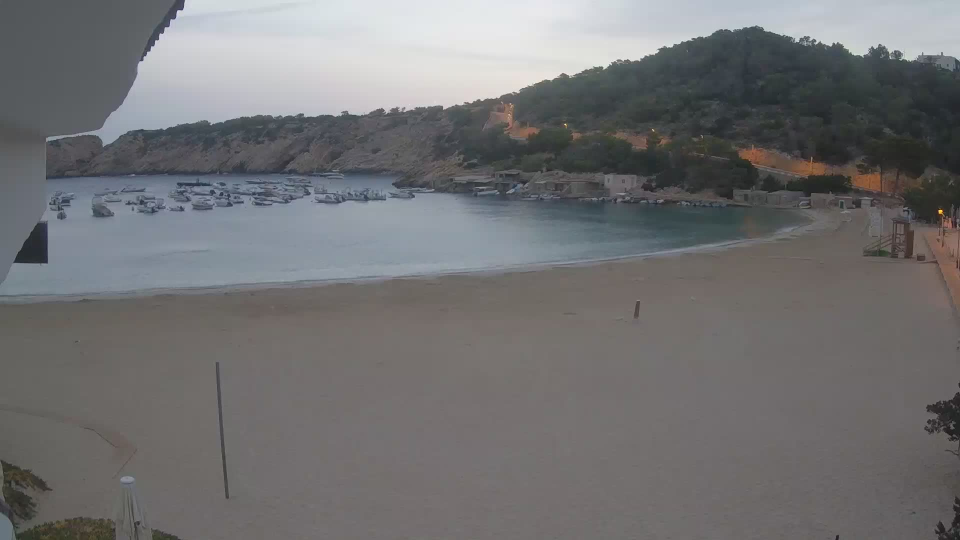
#> input picture data/images/1660712400.jpg, 1920 x 1080 px (shown at 1/2 size)
$ jupyter execute --allow-errors Method1.ipynb   (older library calls are emulated)
#> lines starting #> are read from the running program, lines starting #| are printed output that depends on the picture; after the words box and inside, x2 and y2 are one past the last pixel; in counts of white or black regions, pixels touching at a corner belong together
#> (reads data/annotation_points.csv from the repository)
[cell 1]
import cv2
import numpy as np
import matplotlib.pyplot as plt
import os
import pandas as pd
import random
bg_path= "data/images/1660712400.jpg"

# Utils

[cell 2]
def get_beach_mask(bg_path):
    """
    Generates a mask highlighting the beach area from a given background image.

    This function processes the input image by applying several image processing techniques
    such as grayscale conversion, Gaussian blurring, thresholding, dilation, and noise removal
    to segment the beach area. It also identifies and combines lake/sky and mountain regions
    to improve the segmentation of the beach area.

    Args:
        bg_path (str): The path to the input background image.

    Returns:
        numpy.ndarray: A binary mask (numpy array) where the beach area is marked as 255
                        (white), and all other areas are 0 (black).
    """
#> called with bg_path = 'data/images/1660712400.jpg'
    #Lake
    bg_img= cv2.imread(bg_path)
#> bg_img is the input picture: shape (1080, 1920, 3); mean B, G, R 114.9, 113.7, 113.8
    bg_img=cv2.cvtColor(bg_img,cv2.COLOR_BGR2GRAY)
#> bg_img: shape (1080, 1920)
    bg_img= cv2.GaussianBlur(bg_img,(5,5),0)
    ret,bg_img = cv2.threshold(bg_img,120,255,cv2.THRESH_BINARY)
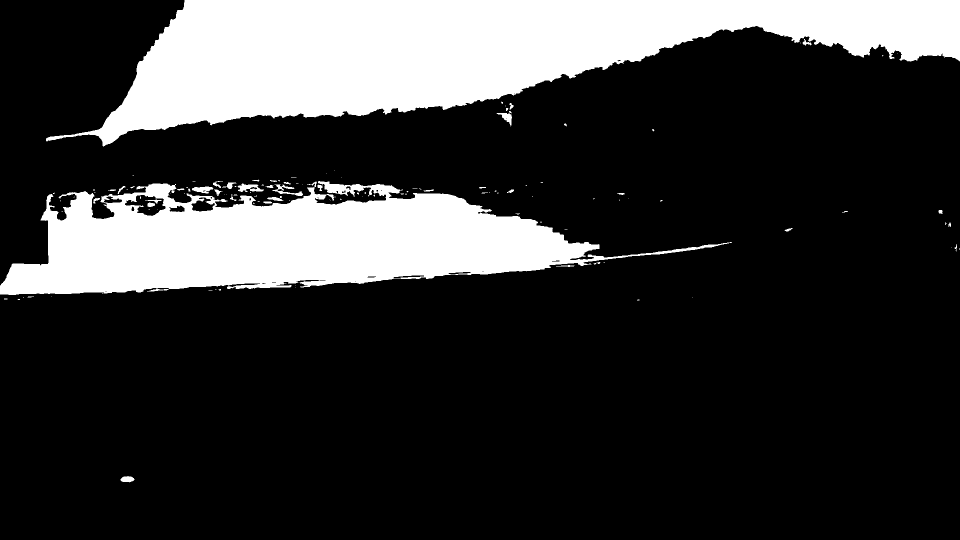
#> bg_img: shape (1080, 1920) (shown at 1/2 size); 21.4% white; 128 white regions (86 under 20 px), largest, box (x1, y1, x2, y2) and area: (92, 0, 1920, 293) 266358, (0, 362, 1464, 590) 173614, (475, 367, 528, 384) 502
    kernel=np.ones((5,5))
    bg_img = cv2.dilate(bg_img,kernel,iterations = 4)
#> bg_img: shape (1080, 1920); 25.7% white; 21 white regions, largest, box (x1, y1, x2, y2) and area: (84, 0, 1920, 301) 293924, (0, 333, 1472, 608) 228664, (950, 366, 1005, 395) 1336
    mask_lake_sky=bg_img>0

    #mountain
    bg_img= cv2.imread(bg_path)
    bg_img=cv2.cvtColor(bg_img,cv2.COLOR_BGR2GRAY)
    clahe = cv2.createCLAHE()
    bg_img= cv2.GaussianBlur(bg_img,(5,5),0)
    bg_img = cv2.dilate(bg_img,kernel,iterations = 4)
    ret,mountain_bg = cv2.threshold(bg_img,90,255,cv2.THRESH_BINARY_INV)
#> mountain_bg: shape (1080, 1920); 15% white; 37 white regions (14 under 20 px), largest, box (x1, y1, x2, y2) and area: (868, 65, 1920, 485) 232388, (0, 0, 215, 289) 31188, (100, 244, 576, 351) 21971
    mountain_bg[mask_lake_sky]=0
    mask_mountain_bg=mountain_bg>0

    #Remove noise
    img=cv2.imread(bg_path)
    img=cv2.cvtColor(img,cv2.COLOR_BGR2GRAY)
    img= cv2.GaussianBlur(img,(5,5),0)
    img[mask_lake_sky] = 0
    img[mask_mountain_bg] = 0
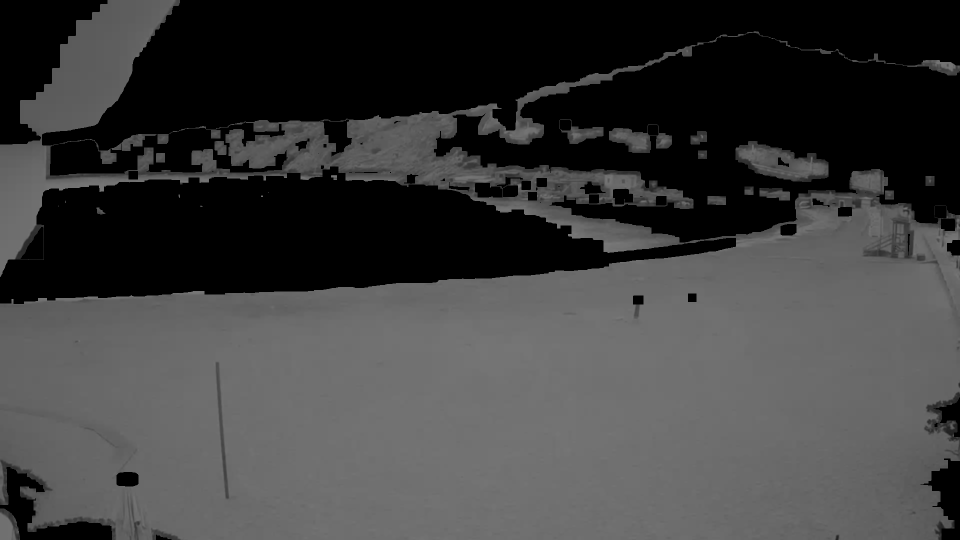
#> img: shape (1080, 1920) (shown at 1/2 size); min 0, max 120, mean 61.2
    ret,img = cv2.threshold(img,20,255,cv2.THRESH_BINARY)
#> img: shape (1080, 1920); 59.3% white; 51 black regions (14 under 20 px), largest, box (x1, y1, x2, y2) and area: (84, 0, 1920, 485) 552177, (0, 333, 1472, 608) 228664, (0, 0, 215, 289) 31188
    kernel = np.ones((5,5),np.uint8)
    # img = cv2.morphologyEx(img, cv2.MORPH_CLOSE, kernel)

    kernel = np.ones((3,3),np.uint8)
    img=  cv2.erode(img, kernel)
#> img: shape (1080, 1920); 58.3% white; 36 black regions (8 under 20 px), largest, box (x1, y1, x2, y2) and area: (0, 0, 1920, 609) 834728, (0, 933, 225, 1080) 11056, (1840, 916, 1920, 1080) 6532


    analysis = cv2.connectedComponentsWithStats(img,
                                            4,
                                            cv2.CV_32S)
    (totalLabels, label_ids, values, centroid) = analysis
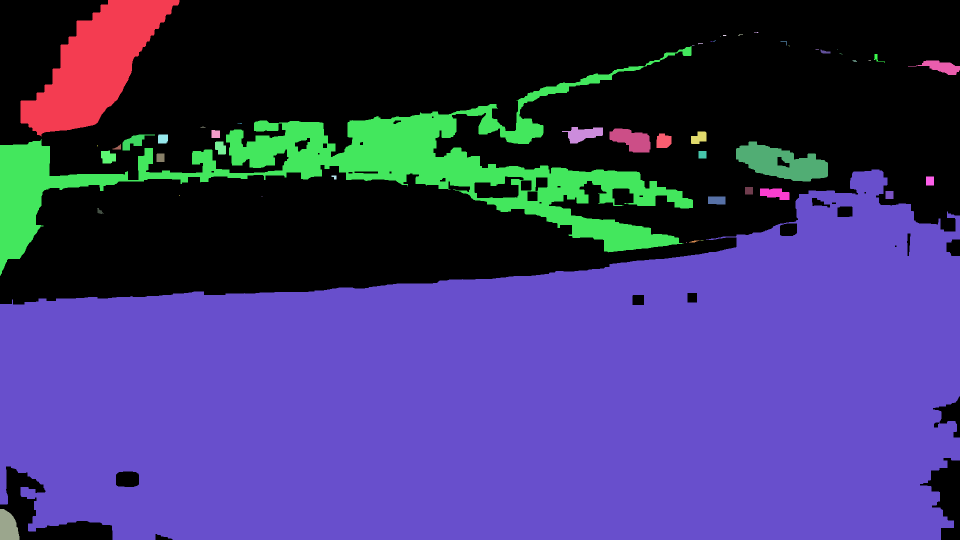
#> label_ids: shape (1080, 1920) int32 (shown at 1/2 size); 51 distinct labels, from 0 to 50; one colour per label, 0 black
#> totalLabels = 51; values = 51 rows, first 6: [0, 0, 1920, 1080, 864473], [41, 0, 318, 273, 40650], [1508, 64, 9, 2, 11], [1477, 69, 9, 3, 12], [1446, 70, 7, 2, 13], [1440, 73, 1, 1, 1]; centroid = 51 pairs, first value 15.88 to 1883, second value 64.27 to 1052.9
    totalLabels,cv2.CC_STAT_AREA
    output = np.zeros(img.shape, dtype="uint8")
    idx= np.where(values[:, cv2.CC_STAT_AREA]>10000)[0]
#> idx = [0, 1, 12, 37]
    i=idx[-1]
#> i = 37
    area = values[i, cv2.CC_STAT_AREA]
#> area = 1028569

    # Labels stores all the IDs of the components on the each pixel
    # It has the same dimension as the threshold
    # So we'll check the component
    # then convert it to 255 value to mark it white
    componentMask = (label_ids == i).astype("uint8") * 255
#> componentMask: shape (1080, 1920); 49.6% white; 1 white region, box (x1, y1, x2, y2) and area: (0, 339, 1920, 1080) 1028569

    # Creating the Final output mask
    output = cv2.bitwise_or(output, componentMask)

    kernel=np.ones((15,15))
    output = cv2.dilate(output,kernel,iterations = 5)
#> output: shape (1080, 1920); 55% white; 3 black regions, box (x1, y1, x2, y2) and area: (0, 0, 1920, 564) 933223, (0, 1044, 21, 1080) 756, (1915, 971, 1920, 984) 58

    kernel=np.ones((10,10))

    output = cv2.morphologyEx(output, cv2.MORPH_CLOSE, kernel)
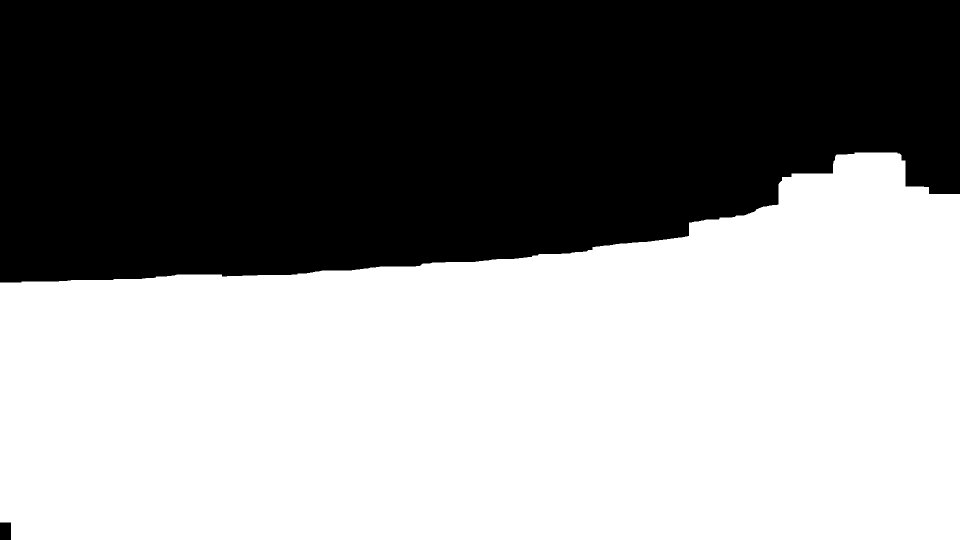
#> output: shape (1080, 1920) (shown at 1/2 size); 54.9% white; 2 black regions, box (x1, y1, x2, y2) and area: (0, 0, 1920, 565) 935320, (0, 1045, 22, 1080) 770

    beach_mask= output>0
#> `ret,gray_img = cv2.threshold(gray_img,theshold_person,255,cv2.THRESH_B..`:
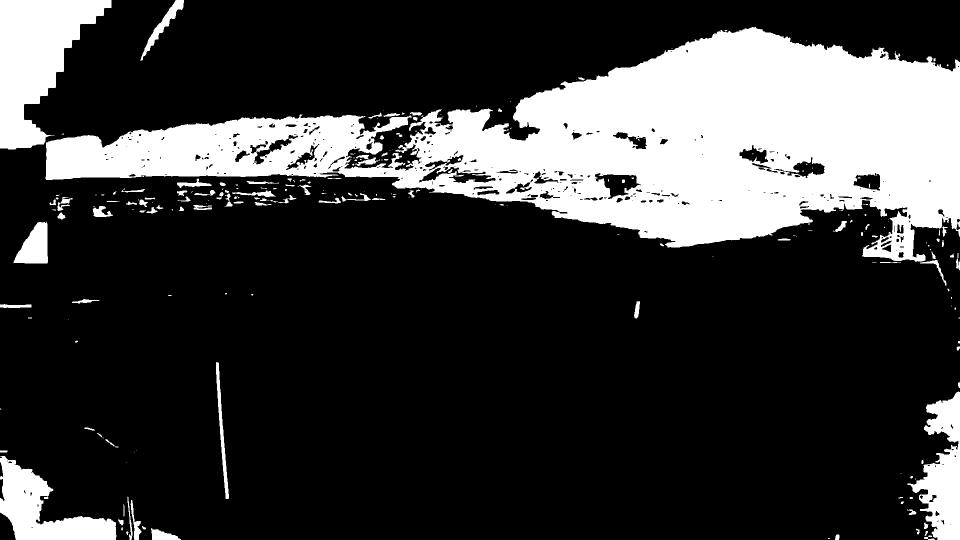
#> gray_img: shape (1080, 1920) (shown at 1/2 size); 22.7% white; 236 white regions (127 under 20 px), largest, box (x1, y1, x2, y2) and area: (91, 54, 1920, 524) 381574, (0, 0, 223, 299) 36045, (0, 912, 233, 1080) 17192
#> `ret,gray_img = cv2.threshold(gray_img,theshold_person,255,cv2.THRESH_B..`: ret = 90
#> `gray_img[~beach_mask] = 0`:
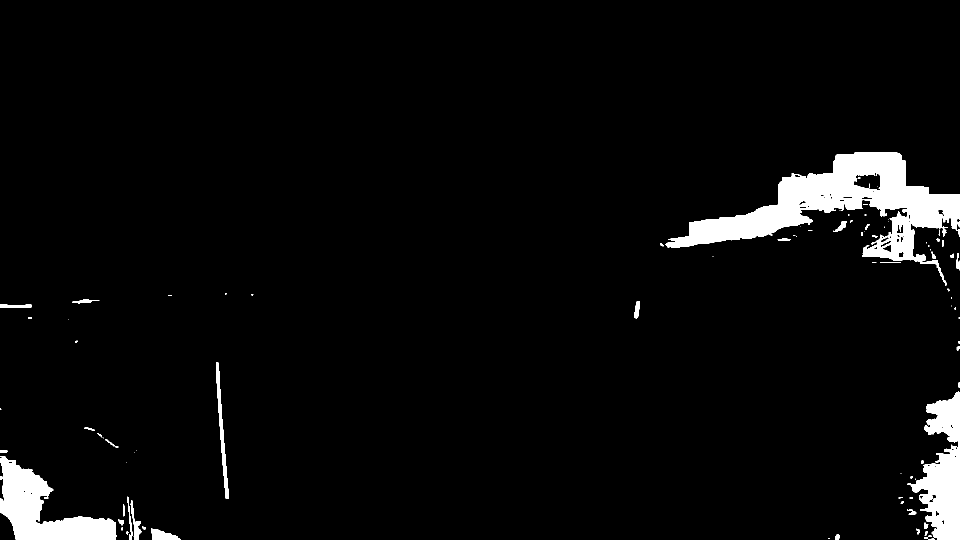
#> gray_img: shape (1080, 1920) (shown at 1/2 size); 4.1% white; 93 white regions (47 under 20 px), largest, box (x1, y1, x2, y2) and area: (1330, 305, 1920, 524) 45539, (0, 912, 233, 1080) 17192, (1815, 783, 1920, 1080) 16071
#> `(totalLabels, label_ids, values, centroid) = analysis`:
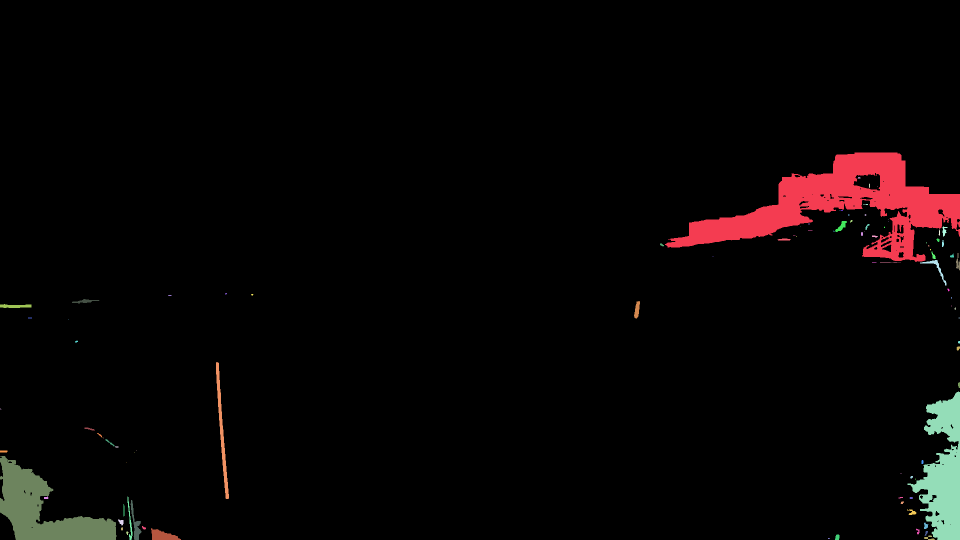
#> label_ids: shape (1080, 1920) int32 (shown at 1/2 size); 94 distinct labels, from 0 to 93; one colour per label, 0 black
#> `(totalLabels, label_ids, values, centroid) = analysis`: totalLabels = 94; values = 94 rows, first 6: [0, 0, 1920, 1080, 1987780], [1330, 305, 590, 219, 45539], [1716, 354, 5, 3, 12], [1738, 367, 2, 9, 16], [1755, 372, 1, 1, 1], [1726, 408, 10, 2, 14]; centroid = 94 pairs, first value 0.8 to 1918, second value 355.2 to 1076.6
#> `predictions_points = centroid[predictions_indx]`: predictions_points = 21 rows, first 8: [1682.6, 452.4], [1888.2, 461.7], [1568, 478.7], [1866.7, 511.5], [1915.7, 526.1], [1872.3, 536], [1778.3, 524.6], [169.2, 602.2]

    return beach_mask


def compute_image_metric_level_table(predictions_points,gt_points, MAX_ERROR_DISTANCE):
    """
    Computes a table of image metric results for comparing predicted points against ground truth points.
    This function calculates the Euclidean distance between each predicted point and ground truth points,
    and determines whether each predicted point is a true positive (TP), false positive (FP), or a false negative (FN).

    The result is a table of predictions with corresponding ground truth matches, and the number of false negatives.

    Args:
        predictions_points (numpy.ndarray): A 2D array of shape (N, 2) where each row represents a predicted point
                                             with (x, y) coordinates.
        gt_points (numpy.ndarray): A 2D array of shape (M, 2) where each row represents a ground truth point
                                    with (x, y) coordinates.
        MAX_ERROR_DISTANCE (float): The maximum allowable Euclidean distance to consider a match between a
                                     predicted point and a ground truth point.

    Returns:
        tuple:
            - table_results (numpy.ndarray): A 2D array of shape (N, 6) with columns:
                (pred_x, pred_y, tp, fp, matched_gt_x, matched_gt_y)
                where `tp` is 1 if the predicted point is a true positive, `fp` is 1 if it's a false positive,
                and `matched_gt_x`, `matched_gt_y` are the coordinates of the matched ground truth point (or None if no match).

            - fn (int): The number of false negatives, i.e., the number of ground truth points that were not matched to any prediction.

    """
#> called with predictions_points = array of shape (21, 2), gt_points = array of shape (0, 2), MAX_ERROR_DISTANCE = 130
    gt_points_remaining = gt_points.copy()  # Copy the ground truth points to keep track of unmatched ones
    table_results = []  # To store results as a list of tuples: (pred_x, pred_y, tp, fp, gt_x, gt_y)
    for pred in predictions_points:
        best_distance_match = 900  # Initialize best match distance as a large number
        best_idx_match = -1  # Index of the best match ground truth poin
        # Iterate over remaining ground truth points
        for idx, gt in enumerate(gt_points_remaining):
            # Calculate Euclidean distance using np.linalg.norm
            eucledian_distance = np.linalg.norm(pred - gt)  # Pred and gt are arrays or tuples, eucledian_distance is a scalar
            # Check if this is the best (smallest) distance so far
            if eucledian_distance < best_distance_match:
                best_distance_match = eucledian_distance
                best_idx_match = idx  # Store the index of the matching ground truth point

        # Check if the best match is within the allowable error distance
        if best_distance_match <= MAX_ERROR_DISTANCE:
            # Add the match result to the table: (pred_x, pred_y, tp, fp, matched_gt_x, matched_gt_y)
            table_results.append((pred[0], pred[1], 1, 0, gt_points_remaining[best_idx_match][0], gt_points_remaining[best_idx_match][1]))
            # Remove the matched ground truth point from the remaining list
            gt_points_remaining = np.delete(gt_points_remaining, best_idx_match, axis=0)
        else:
            # If no match is found within the error distance, mark it as a false positive
            table_results.append((pred[0], pred[1], 0, 1, None, None))
#> this loop made 21 passes
#> after the loop, table_results = 21 items
#> `temp,fn = compute_image_metric_level_table(predictions_points,gt_point..`: fn = 0
#> `new_col_fn = np.full((len(temp),1),fn)`: new_col_fn = 21 values from 0 to 0
#> pass 2 of the loop `for img_path in images_path:`:
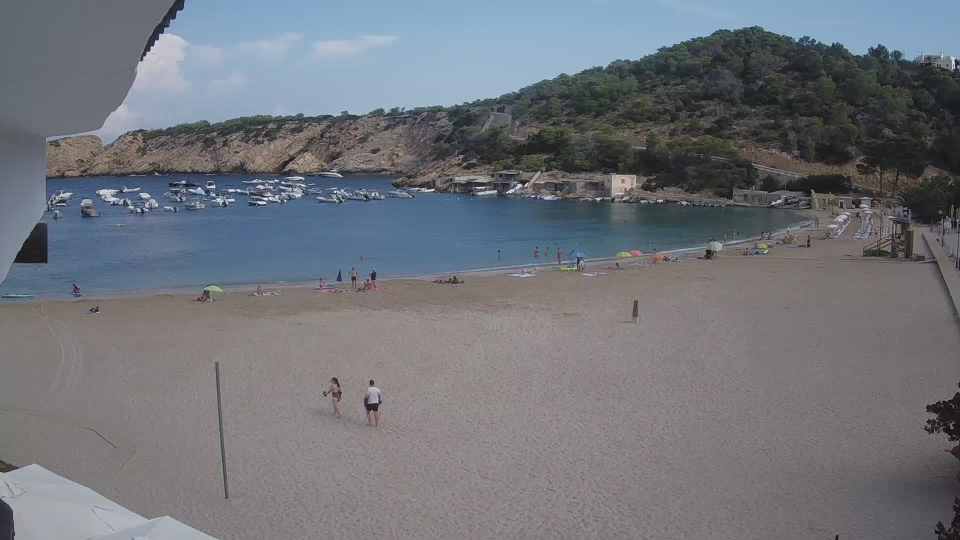
#> input picture data/images/1660723200.jpg, 1920 x 1080 px (shown at 1/2 size)
#> img is the input picture: shape (1080, 1920, 3); mean B, G, R 122, 115.8, 112.5
#> `ret,gray_img = cv2.threshold(gray_img,theshold_person,255,cv2.THRESH_B..`:
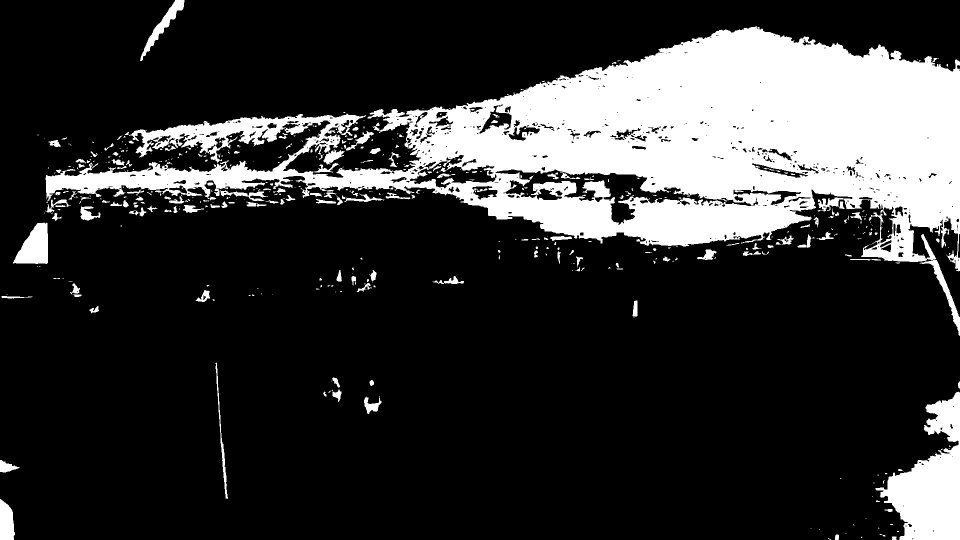
#> gray_img: shape (1080, 1920) (shown at 1/2 size); 20.5% white; 497 white regions (324 under 20 px), largest, box (x1, y1, x2, y2) and area: (91, 52, 1920, 672) 370643, (1751, 783, 1920, 1080) 25643, (26, 445, 96, 528) 3826
#> `(totalLabels, label_ids, values, centroid) = analysis`:
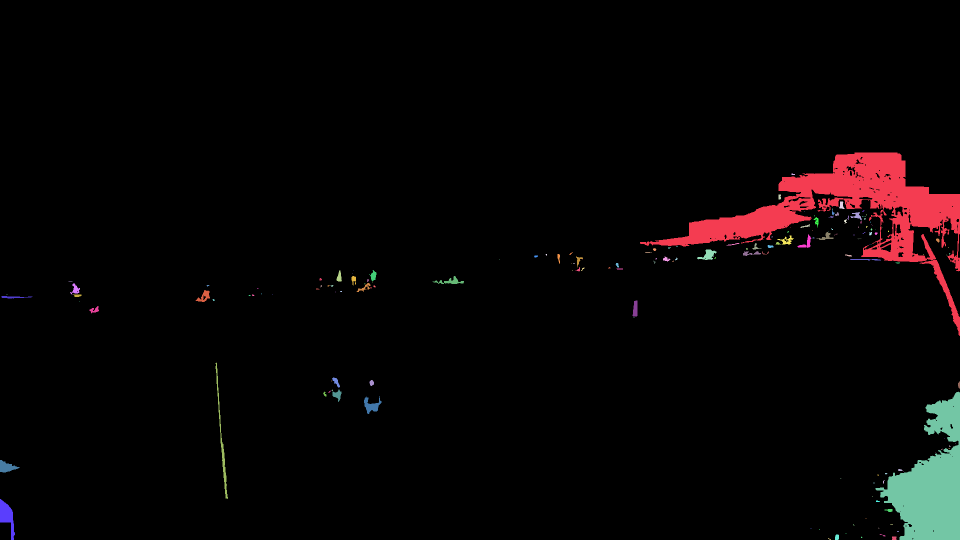
#> label_ids: shape (1080, 1920) int32 (shown at 1/2 size); 168 distinct labels, from 0 to 167; one colour per label, 0 black
#> `(totalLabels, label_ids, values, centroid) = analysis`: totalLabels = 168; values = 168 rows, first 6: [0, 0, 1920, 1080, 1990759], [1280, 305, 640, 367, 47694], [1583, 347, 7, 3, 17], [1557, 389, 5, 10, 47], [1678, 403, 11, 15, 101], [1664, 417, 2, 2, 3]; centroid = 168 pairs, first value 13.13 to 1917.8, second value 348.2 to 1077.7
#> predictions_points = 35 pairs, first value 13.13 to 1788, second value 410.4 to 1076
#> the loop in compute_image_metric_level_table (call 2), `for pred in predictions_points:` made 35 passes
#> pred on passes 1 to 4: [1682.8, 410.4], [1713.3, 431.3], [1633, 442.2], [1610.9, 452.1]
#> new_col_fn = 35 values from 0 to 0
    table_results= np.array(table_results)
    fn = len(gt_points_remaining)  # Already calculated earlier
    return table_results,fn

# Main

[cell 3]
df= pd.read_csv('data/annotation_points.csv',header=None)
df.columns= ['label','x','y','filename','witdth','height']
images_path =  "data/images/"+df.filename.unique()
images_path = np.insert(images_path, 0, bg_path, axis=0)
beach_mask = get_beach_mask(bg_path)
len(images_path)

[cell 4]
metrics_image_level=[]
metrics_person_level=[]
fn_global=0
theshold_person= 90
#> (the rest of this cell did not finish here and is left out)
